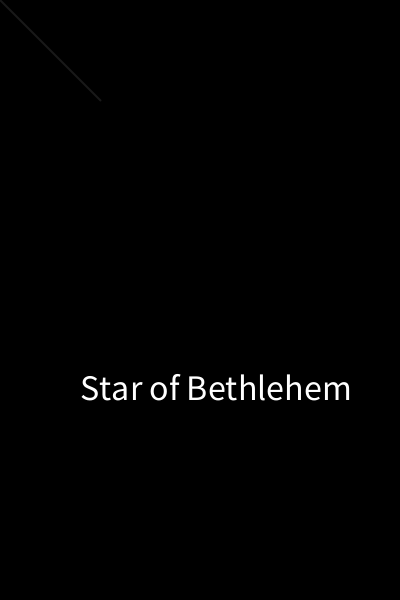
Frame 1 (no input)
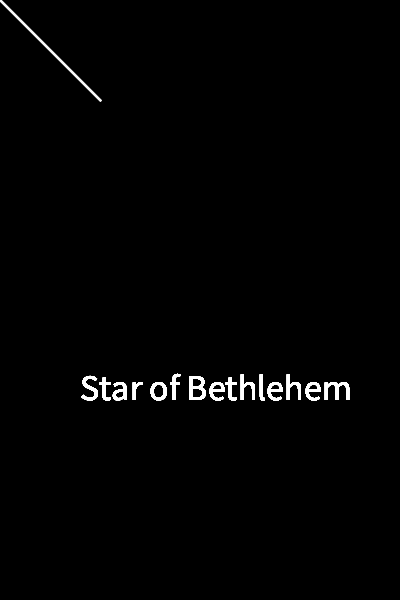
Frame 60 (the mouse pressed at the canvas centre just before this capture)
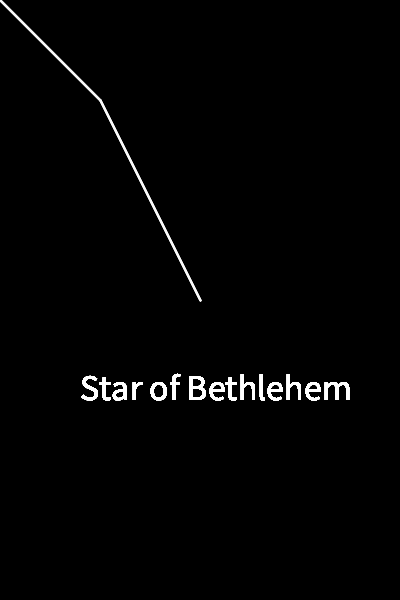
Frame 120 (the mouse held since frame 60 and released just before this capture)

The Processing sketch that drew these frames (run headless with seeded random() and noise(); from frame 60 on, the mouse is pressed at the canvas centre):

// Processing sketch: processing_48385
// ── processing_48385.pde

//*sketch by Emma Tilma/*

void setup()
{
  size(400, 600);
  background(0, 0, 0);
  smooth();
}
void draw()
{
  textSize(36);
  text("Star of Bethlehem", 80, 400);
  strokeWeight(2);
  stroke(255, 255, 255, 25) ;
  line(100, 100, mouseX, mouseY);
}
